Frame 1 (no input): blank canvas, image omitted
Frame 60 (the mouse pressed at the canvas centre just before this capture): blank canvas, image omitted
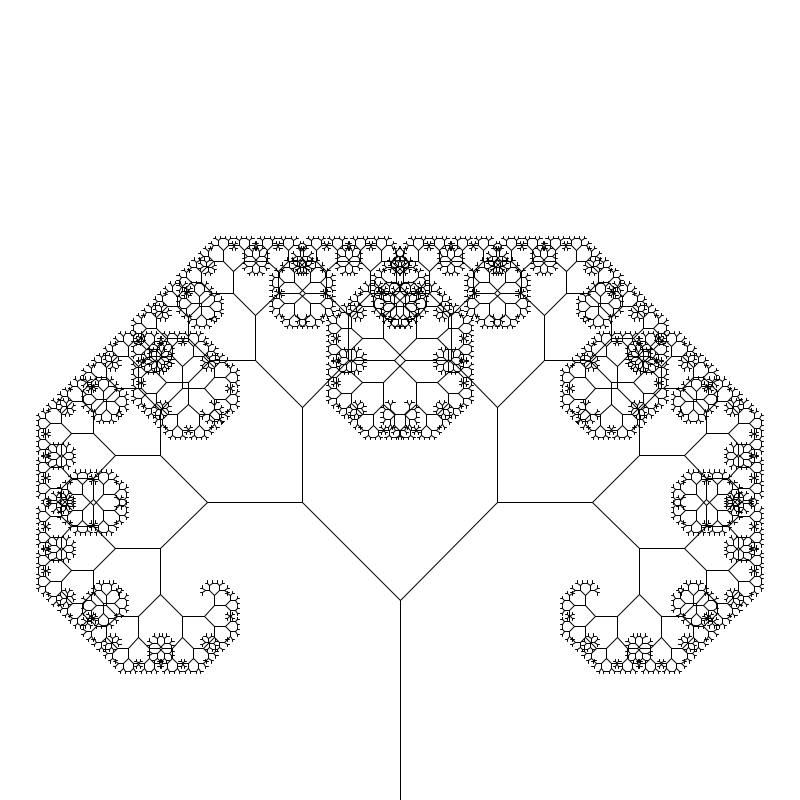
Frame 120 (the mouse held since frame 60 and released just before this capture)

The Processing sketch whose frames 1 and 60 were blank and that drew this single picture after the mouse press (run headless with seeded random() and noise(); from frame 60 on, the mouse is pressed at the canvas centre):

// Processing sketch: recursion_tree
// ── recursion_tree.pde
// The Nature of Code
// Daniel Shiffman
// http://natureofcode.com

// Recursive Tree
// Renders a simple tree-like structure via recursion
// Branching angle calculated as a function of horizontal mouse location

float theta;   

void setup() {
  size(800, 800);
}

void draw() {
  background(255);
  // Let's pick an angle 0 to 90 degrees based on the mouse position
  theta = map(mouseX, 0, width, 0, PI/2);

  // Start the tree from the bottom of the screen
  translate(width/2, height);
  stroke(0);
  branch(200);
}

void branch(float len) {
  // Each branch will be 2/3rds the size of the previous one

  //float sw = map(len,2,200,1,10);
  //strokeWeight(sw);
  strokeWeight(1);

  line(0, 0, 0, -len);
  // Move to the end of that line
  translate(0, -len);

  //len = len - 50;
  // len = len * 0.7;

  len = len * 0.69;

  // All recursive functions must have an exit condition!!!!
  // Here, ours is when the length of the branch is 2 pixels or less
  if (len > 2) {
    pushMatrix();    // Save the current state of transformation (i.e. where are we now)
    rotate(theta);   // Rotate by theta
    branch(len);       // Ok, now call myself to draw two new branches!!
    popMatrix();     // Whenever we get back here, we "pop" in order to restore the previous matrix state

    // Repeat the same thing, only branch off to the "left" this time!
    pushMatrix();
    rotate(-theta);
    branch(len);
    popMatrix();
  }
}
